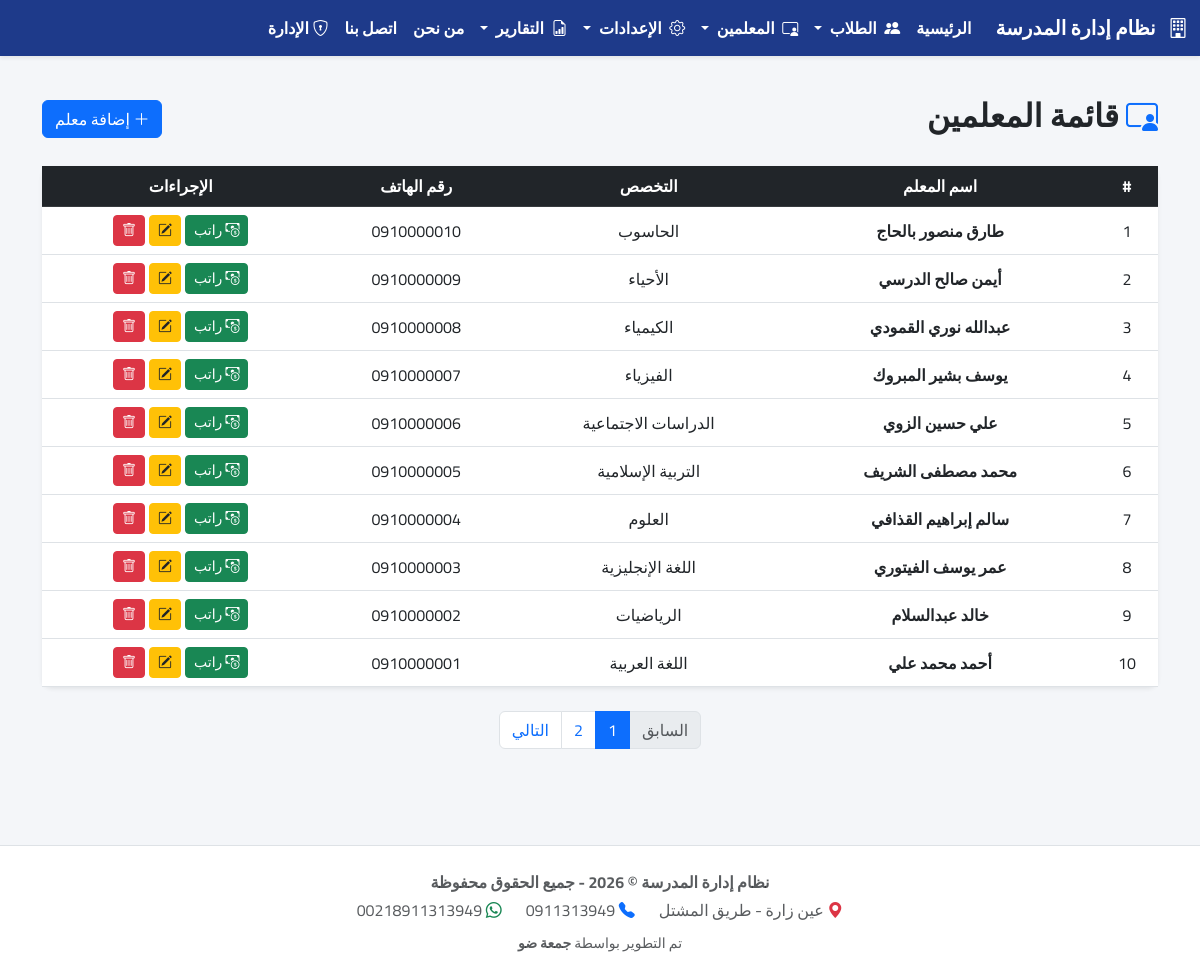
Screenshot of /teachers/ with the database file from the repository.
### academics/models.py (models this page shows, shortened)
class Teacher(models.Model):
    name = models.CharField(max_length=150, verbose_name="اسم المعلم")
    subject = models.CharField(max_length=100, verbose_name="التخصص/المادة")
    phone = models.CharField(max_length=20, verbose_name="رقم الهاتف", blank=True, null=True)
    bank_name = models.CharField(max_length=100, verbose_name="اسم المصرف", blank=True, null=True)
    bank_branch = models.CharField(max_length=100, verbose_name="الفرع", blank=True, null=True)
    account_number = models.CharField(max_length=50, verbose_name="رقم الحساب", blank=True, null=True)
    bank_account = models.CharField(max_length=50, verbose_name="رقم الآيبان (IBAN)", blank=True, null=True)
    account_holder = models.CharField(max_length=150, verbose_name="اسم صاحب الحساب (الرباعي)", blank=True, null=True)
    is_active = models.BooleanField(default=True, verbose_name="نشط")
    created_at = models.DateTimeField(auto_now_add=True, verbose_name="تاريخ التعيين", null=True, blank=True)
    class Meta:
        verbose_name = "معلم"
        verbose_name_plural = "المعلمين"

### academics/views.py (the view)
# urls.py: path('teachers/', TeacherListView.as_view(), name='teacher_list'),
class TeacherListView(TemplateView):
    template_name = 'academics/teacher_list.html'
    def get_context_data(self, **kwargs):
        context = super().get_context_data(**kwargs)
        try:
            teachers_list = Teacher.objects.filter(is_active=True).order_by('-id')
            search_query = self.request.GET.get('q', '').strip()
            if search_query:
                teachers_list = teachers_list.filter(
                    Q(name__icontains=search_query) |
                    Q(phone__icontains=search_query) |
                    Q(subject__icontains=search_query)
                )
            paginator = Paginator(teachers_list, 10)
            page_number = self.request.GET.get('page')
            page_obj = paginator.get_page(page_number)
            context['teachers'] = page_obj
            context['page_obj'] = page_obj
            context['search_query'] = search_query
        except Exception as e:
            messages.error(self.request, f"حدث خطأ: {str(e)}")
            context['teachers'] = []
        return context

### templates/academics/teacher_list.html (shortened to what this page needs)
{% extends 'base.html' %}
{% block content %}
<div class="d-flex justify-content-between align-items-center mb-4 mt-3">
    <h2 class="fw-bold text-dark"><i class="bi bi-person-video3 text-primary"></i> قائمة المعلمين</h2>
    <a href="{% url 'teacher_add' %}" class="btn btn-primary"><i class="bi bi-plus-lg"></i> إضافة معلم</a>
</div>
<div class="card shadow-sm border-0">
    <div class="table-responsive d-none d-md-block">
        <table class="table table-hover text-center align-middle mb-0">
            <thead class="table-dark">
                <tr>
                    <th>#</th>
                    <th>اسم المعلم</th>
                    <th>التخصص</th>
                    <th>رقم الهاتف</th>
                    <th>الإجراءات</th>
                </tr>
            </thead>
            <tbody>
                {% for teacher in teachers %}
                <tr>
                    <td>{{ forloop.counter }}</td>
                    <td class="fw-bold">{{ teacher.name }}</td>
                    <td>{{ teacher.subject }}</td>
                    <td>{{ teacher.phone|default:"-" }}</td>
                    <td>
                        <div class="d-flex gap-1 justify-content-center flex-wrap">
                            <a href="{% url 'salary_add' teacher.id %}" class="btn btn-sm btn-success" title="احتساب راتب">
                                <i class="bi bi-cash-coin"></i> راتب
                            </a>
                            <a href="{% url 'teacher_update' teacher.id %}" class="btn btn-sm btn-warning text-dark" title="تعديل"><i class="bi bi-pencil-square"></i></a>
                            <a href="{% url 'teacher_delete' teacher.id %}" class="btn btn-sm btn-danger" title="حذف"><i class="bi bi-trash"></i></a>
                        </div>
                    </td>
                </tr>
                {% empty %}
                <tr><td colspan="5" class="text-muted py-4">لا يوجد معلمين مسجلين.</td></tr>
                {% endfor %}
            </tbody>
        </table>
    </div>
</div>
{% if page_obj.has_other_pages %}
<nav aria-label="Page navigation" class="mt-4 mb-5">
    <ul class="pagination justify-content-center flex-wrap">
        {% if page_obj.has_previous %}
            <li class="page-item"><a class="page-link" href="?page={{ page_obj.previous_page_number }}">السابق</a></li>
        {% else %}
            <li class="page-item disabled"><span class="page-link">السابق</span></li>
        {% endif %}
        {% for num in page_obj.paginator.page_range %}
            {% if page_obj.number == num %}
                <li class="page-item active"><span class="page-link">{{ num }}</span></li>
            {% else %}
                <li class="page-item"><a class="page-link" href="?page={{ num }}">{{ num }}</a></li>
            {% endif %}
        {% endfor %}
        {% if page_obj.has_next %}
            <li class="page-item"><a class="page-link" href="?page={{ page_obj.next_page_number }}">التالي</a></li>
        {% else %}
            <li class="page-item disabled"><span class="page-link">التالي</span></li>
        {% endif %}
    </ul>
</nav>
{% endif %}
{% endblock %}

### templates/base.html (style rules this page uses)
body { font-family: 'Cairo', sans-serif; background-color: #f4f6f9; min-height: 100vh; display: flex; flex-direction: column; }
.card { border-radius: 10px; }

### rows the page displays
Teacher: name "طارق منصور بالحاج", subject "الحاسوب", phone "0910000010"
Teacher: name "أيمن صالح الدرسي", subject "الأحياء", phone "0910000009"
Teacher: name "عبدالله نوري القمودي", subject "الكيمياء", phone "0910000008"
Teacher: name "يوسف بشير المبروك", subject "الفيزياء", phone "0910000007"
Teacher: name "علي حسين الزوي", subject "الدراسات الاجتماعية", phone "0910000006"
Teacher: name "محمد مصطفى الشريف", subject "التربية الإسلامية", phone "0910000005"
Teacher: name "سالم إبراهيم القذافي", subject "العلوم", phone "0910000004"
Teacher: name "عمر يوسف الفيتوري", subject "اللغة الإنجليزية", phone "0910000003"
Teacher: name "خالد عبدالسلام", subject "الرياضيات", phone "0910000002"
Teacher: name "أحمد محمد علي", subject "اللغة العربية", phone "0910000001"

### other values shown
{{ num }} "1"
{{ num }} "2"
